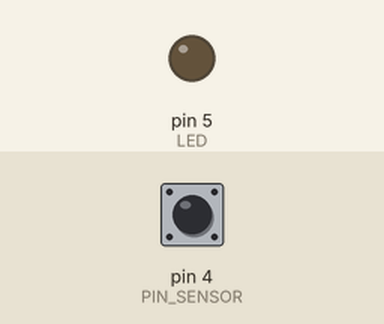
This sketch was run on a simulated Arduino Uno, built with avr-gcc and run on an emulated ATmega328P. On the bench: output pins drawn as LEDs (lit = HIGH). Dashed ring = blinking. The test bench sets the inputs (shaded band); at power-on: pin 4 (PIN_SENSOR) LOW. What the sketch prints to the serial monitor is not drawn.

Above: at 1.2 s.
1.3 s: pin 4 (PIN_SENSOR) driven HIGH
At 2.3 s:
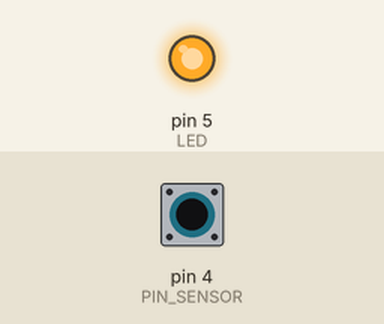
2.8 s: pin 4 (PIN_SENSOR) driven LOW
At 3.5 s:
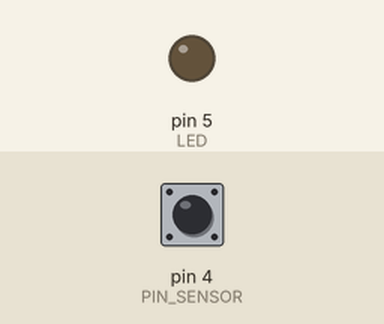
4.3 s: pin 4 (PIN_SENSOR) pulsed HIGH 2 times (0.12 s each, 0.3 s apart)
At 4.36 s:
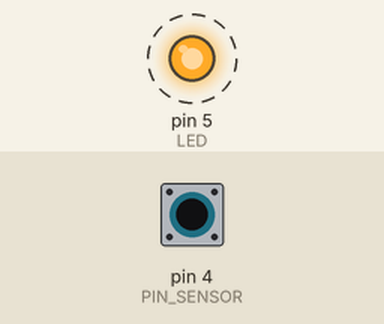
7.9 s: pin 4 (PIN_SENSOR) pulsed HIGH 2 times (0.12 s each, 0.3 s apart)
At 9.5 s:
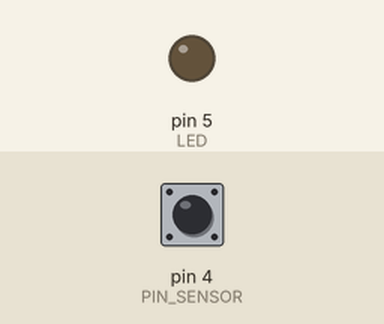
Timing chart, 0 to 11.0 s (numbered marks = the images above; inputs shaded):
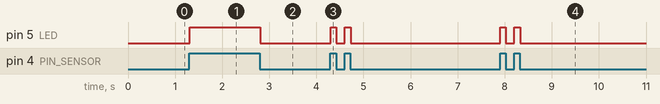

Measured:
- after the input at 1.3 s, pin 5 (LED): LOW → HIGH at once
- after the input at 2.8 s, pin 5 (LED): HIGH → LOW at once
- after the input at 4.3 s, pin 5 (LED): alternates HIGH for 0.12 s and LOW for 0.18 s, 4 changes in all, then stays LOW, starting at once
- after the input at 7.9 s, pin 5 (LED): alternates HIGH for 0.12 s and LOW for 0.18 s, 4 changes in all, then stays LOW, starting at once

The sketch:

sensor-presenca.ino
```cpp
#define LED 5
#define PIN_SENSOR 4

void setup() {

  Serial.begin(9600);  // initialize serial
  //abaixo vamos confirar cada um dos pinos como entrada ou saída de dados
  pinMode(PIN_SENSOR, INPUT);
  pinMode(LED, OUTPUT);
}

void loop() {
  //faz a leitura do sensor de presença (retorna HIGH ou LOW)
  int sinal = digitalRead(PIN_SENSOR);

  //HIGH : movimento detectado
  if(sinal == HIGH){
    //aciona o led
    Serial.print("high\n");
    digitalWrite(LED, HIGH);
  }
  //LOW : nenhum movimento detectado
  else{
    //desativa o led
    Serial.print("low\n");
    digitalWrite(LED, LOW);
  }
}
```
